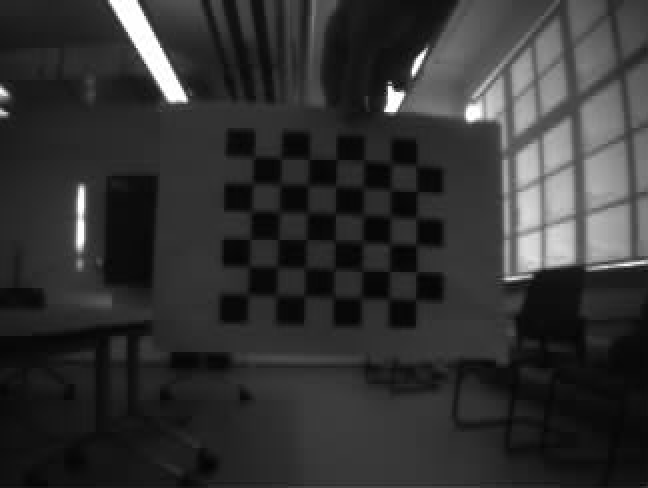
#> input picture AI_deck/calib_images/frontal_mittig.png, 648 x 488 px; its folder holds only this picture in this run
$ python calib_ai_cam.py
#> lines starting #> are read from the running program, lines starting #| are printed output that depends on the picture; after the words box and inside, x2 and y2 are one past the last pixel; in counts of white or black regions, pixels touching at a corner belong together
import cv2
import numpy as np
import glob
import os

# --- DEINE KONFIGURATION ---
# Innere Ecken (Breite, Höhe) -> Du hast 8x7 Felder, also 7x6 innere Punkte
CHECKERBOARD = (7, 6)
# Größe eines Quadrats in Metern (WICHTIG für korrekte Distanzmessung!)
SQUARE_SIZE = 0.023  # 2.3 cm

# Abbruchkriterien für den Sub-Pixel Algorithmus (für höhere Präzision)
criteria = (cv2.TERM_CRITERIA_EPS + cv2.TERM_CRITERIA_MAX_ITER, 30, 0.001)

# 3D Punkte in der echten Welt vorbereiten (0,0,0), (1,0,0), (2,0,0) ...
# Wir nehmen an, das Brett ist flach (z=0)
objp = np.zeros((CHECKERBOARD[0] * CHECKERBOARD[1], 3), np.float32)
objp[:, :2] = np.mgrid[0:CHECKERBOARD[0], 0:CHECKERBOARD[1]].T.reshape(-1, 2)
objp *= SQUARE_SIZE

# Listen für Ergebnisse
objpoints = [] # 3D Punkte im Raum
imgpoints = [] # 2D Punkte im Bild

# Bilder laden
images = glob.glob("calib_images/*.png")
print(f"Habe {len(images)} Bilder gefunden. Starte Analyse...")

found = 0
for fname in images:
    img = cv2.imread(fname)
#> img is the input picture: shape (488, 648, 3); min 2, max 255, mean 50.2
    if img is None:
        continue

    gray = cv2.cvtColor(img, cv2.COLOR_BGR2GRAY)

    # Schachbrett finden
    ret, corners = cv2.findChessboardCorners(gray, CHECKERBOARD, None)
#> ret = True; corners = 42 rows, first 8: [256.7, 156.2], [281.5, 158.5], [308.9, 159.9], [335.9, 159.5], [364.1, 158.9], [391.4, 163.7], [416.5, 165.5], [253, 183.5]

    if ret == True:
        found += 1
        objpoints.append(objp)

        # Ecken verfeinern (Subpixel Genauigkeit)
        corners2 = cv2.cornerSubPix(gray, corners, (11, 11), (-1, -1), criteria)
#> corners2 = 42 rows, first 8: [253.7, 157.1], [280.8, 158.3], [308.9, 159.4], [336.6, 159.5], [363.8, 160.4], [391.5, 164], [416.2, 165.7], [252.8, 183.3]
        imgpoints.append(corners2)

        # Optional: Feedback zeichnen
        cv2.drawChessboardCorners(img, CHECKERBOARD, corners2, ret)
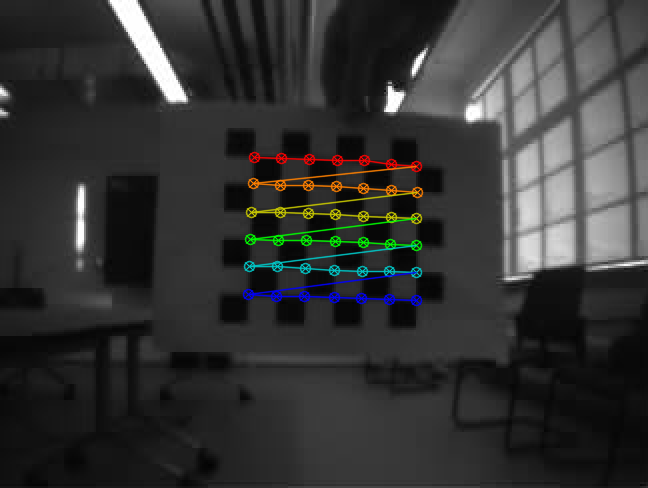
#> img: shape (488, 648, 3); 2.73% of pixels changed, all inside (x1, y1, x2, y2) = (242, 151, 424, 307)
        cv2.imshow('Calibration Check', img)
        cv2.waitKey(50) # Kurz anzeigen
    else:
        print(f"WARNUNG: Muster in {fname} nicht gefunden (oder nicht vollständig).")

cv2.destroyAllWindows()

if found < 10:
    print("\nFEHLER: Zu wenig Bilder erfolgreich erkannt! Mach mehr/bessere Fotos.")
    exit()
#> (the program exits here)

$ run again, on AI_deck/calib_images/nach_hinten_gekippt.png
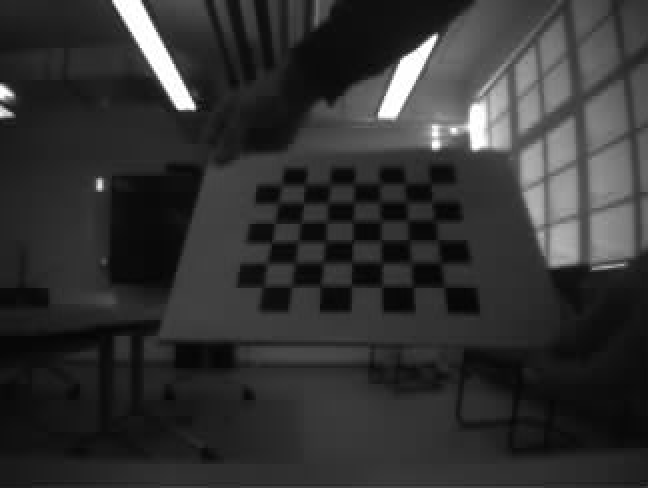
#> input picture AI_deck/calib_images/nach_hinten_gekippt.png, 648 x 488 px
#> img is the input picture: shape (488, 648, 3); min 4, max 255, mean 50.1
#> ret = True; corners = 42 rows, first 8: [444.2, 287.9], [413, 285], [382.5, 285.5], [351.5, 286.5], [319.1, 284.9], [291.2, 288.4], [262, 288.3], [441, 263]
#> corners2 = 42 rows, first 8: [444.1, 287.1], [413.2, 286.9], [381.9, 286.4], [351.4, 285.8], [320.2, 285.6], [291.7, 286.5], [263.1, 287], [440.6, 263]
#> `cv2.drawChessboardCorners(img, CHECKERBOARD, corners2, ret)`:
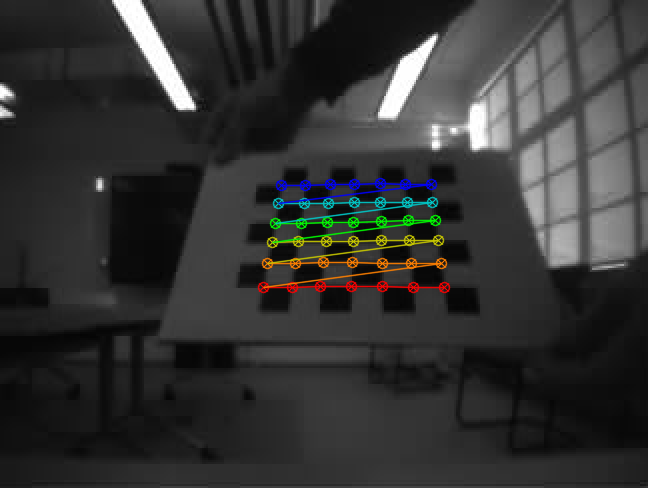
#> img: shape (488, 648, 3); 2.66% of pixels changed, all inside (x1, y1, x2, y2) = (257, 177, 451, 294)

$ run again, on AI_deck/calib_images/nach_links_gekippt.png
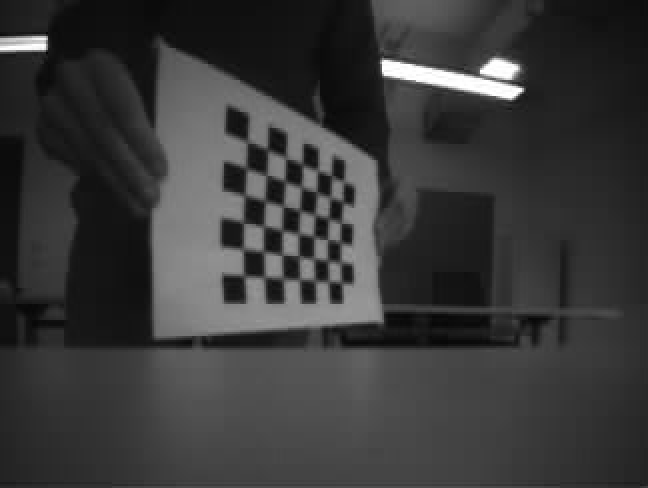
#> input picture AI_deck/calib_images/nach_links_gekippt.png, 648 x 488 px
#> img is the input picture: shape (488, 648, 3); min 2, max 255, mean 57.3
#> ret = True; corners = 42 rows, first 8: [247.5, 141.5], [267.5, 149.5], [285.5, 157.5], [301.5, 164.6], [317.5, 170.5], [331.4, 175.4], [343.5, 181.5], [245.5, 168.5]
#> corners2 = 42 rows, first 8: [247.4, 141.6], [267.5, 149.7], [285.8, 157.8], [302.3, 164.4], [317.7, 170.7], [337.6, 178.9], [337.6, 178.9], [246.4, 168.3]
#> `cv2.drawChessboardCorners(img, CHECKERBOARD, corners2, ret)`:
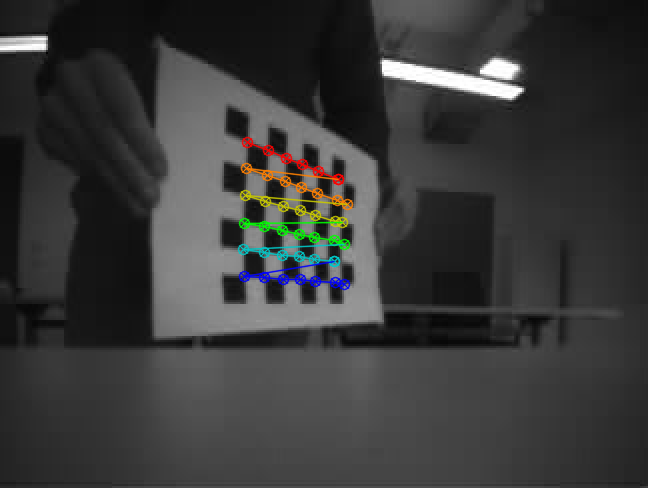
#> img: shape (488, 648, 3); 1.96% of pixels changed, all inside (x1, y1, x2, y2) = (237, 136, 354, 291)

$ run again, on AI_deck/calib_images/nach_rechts_gekippt.png
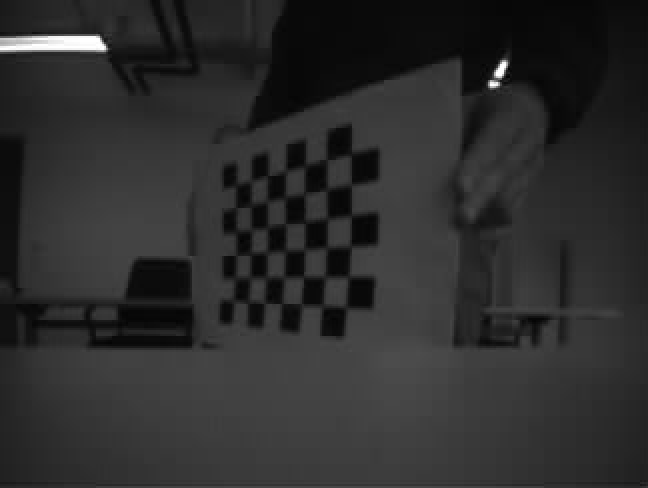
#> input picture AI_deck/calib_images/nach_rechts_gekippt.png, 648 x 488 px
#> img is the input picture: shape (488, 648, 3); min 1, max 255, mean 44.9
#> ret = True; corners = 42 rows, first 8: [236, 186], [250.5, 180.5], [268, 175.3], [285.5, 170.5], [304.5, 165.6], [327, 159.5], [350.5, 153.5], [235.7, 207.1]
#> corners2 = 42 rows, first 8: [236.4, 185.1], [251.1, 181.3], [267.9, 175.8], [285.6, 171.5], [305.2, 165.8], [326.8, 159.7], [351.2, 153.9], [236.2, 207.7]
#> `cv2.drawChessboardCorners(img, CHECKERBOARD, corners2, ret)`:
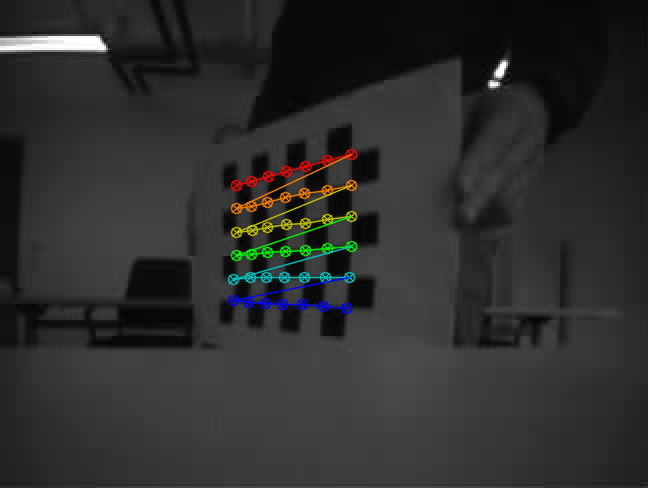
#> img: shape (488, 648, 3); 2.22% of pixels changed, all inside (x1, y1, x2, y2) = (227, 148, 358, 315)

$ run again, on AI_deck/calib_images/ganz_nah.png
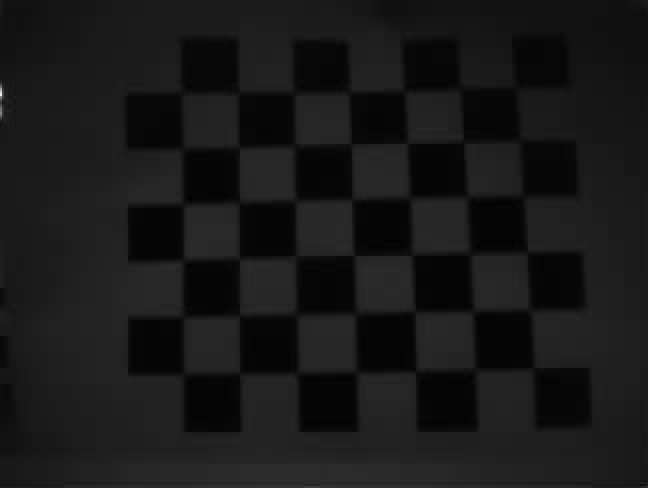
#> input picture AI_deck/calib_images/ganz_nah.png, 648 x 488 px
#> img is the input picture: shape (488, 648, 3); min 0, max 240, mean 24
#> ret = True; corners = 42 rows, first 8: [533.6, 367.1], [475.5, 369.5], [415.2, 371.3], [356.5, 371.5], [297.5, 372.5], [239.5, 373.5], [183.5, 373.5], [529.5, 309.5]
#> corners2 = 42 rows, first 8: [533.5, 367.9], [475.4, 369], [415.7, 371.4], [356.5, 372.3], [297, 372.9], [239.6, 373], [183.7, 374], [529.6, 309.8]
#> `cv2.drawChessboardCorners(img, CHECKERBOARD, corners2, ret)`:
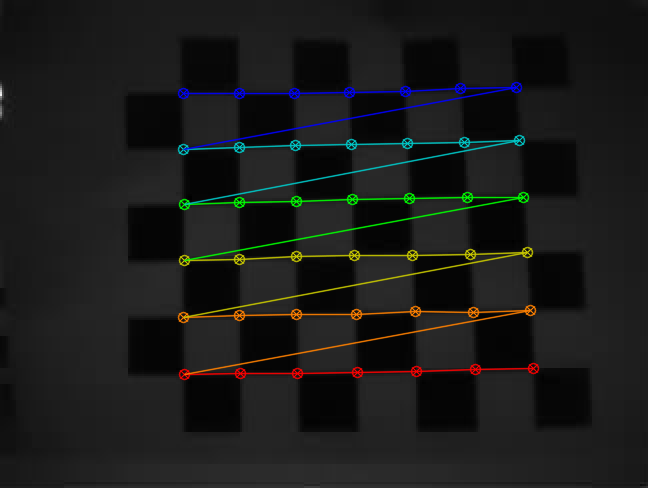
#> img: shape (488, 648, 3); 4.63% of pixels changed, all inside (x1, y1, x2, y2) = (177, 81, 540, 381)
